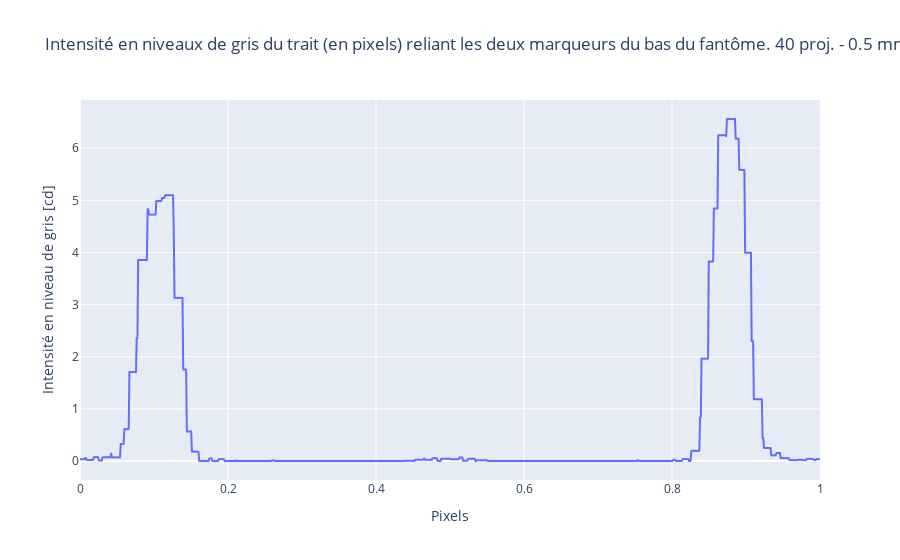

Notebook code for this chart:
### Code cell
df_data = pd.read_csv('3-40Proj_0.5mm_distance_marqueurs_bas.csv')

y_data = df_data.Value
y_data_liste = list(y_data)
x_data = df_data.Pixels
x_data_liste = list(x_data)

# normalisons
range_x = max(x_data_liste) - min(x_data_liste)

new_x = []
for i in range(len(x_data_liste)):
    new_x.append(x_data_liste[i]/range_x)

fig = px.line(df_data, x = new_x, y = 'Value', title='Intensité en niveaux de gris du trait (en pixels) reliant les deux marqueurs du bas du fantôme. 40 proj. - 0.5 mm', labels={"x":"Pixels", "Value":"Intensité en niveau de gris [cd]"})
fig.show()

y_data_200_1 = []
for i in range(200):
    y_data_200_1.append(y_data_liste[i])
y_max_1 = max(y_data_200_1)
print("le premier maximum est", y_max_1)

y_data_200_2 = []
for i in range(800,1000):
    y_data_200_2.append(y_data_liste[i])
y_max_2 = max(y_data_200_2)
print("le deuxième maximum est", y_max_2)

pos_x_max_1 = y_data_liste.index(y_max_1)
pos_x_max_2 = y_data_liste.index(y_max_2)

x_value_at_max_1 = x_data_liste[pos_x_max_1]/range_x
x_value_at_max_2 = x_data_liste[pos_x_max_2]/range_x

dist = x_value_at_max_2 - x_value_at_max_1
print("la distance entre les deux maximums est", dist, "pixels")
diff = abs(dist_reference - dist)
print("la différence avec la distance en 2D (la distance de référence) est", diff)

incertitude = 0.05/max(x_data_liste)
incertitude_distance = np.sqrt((incertitude**2) + (incertitude**2))
inc_diff_dist_avec_ref = np.sqrt((incertitude_distance**2) + (incertitude_distance_ref**2))
print(max(x_data_liste))
print("la nouvelle incertitude sur chaque mesure est", incertitude)
print("la nouvelle incertitude sur la distance est", incertitude_distance)
print("la nouvelle incertitude sur la différence de distance entre celle-ci et la distance en 2D (référence) est", inc_diff_dist_avec_ref)

### Figure 1 — Plotly figure (JSON) as saved in the notebook; plotly's stock layout.template omitted (floating-point values rounded to 4 significant figures; data arrays with more than 128 entries replaced by an {"elided": "..."} marker saying what was removed)
{"data": [{"hovertemplate": "Pixels=%{x}<br>Intensité en niveau de gris [cd]=%{y}<extra></extra>", "legendgroup": "", "line": {"color": "#636efa", "dash": "solid"}, "marker": {"symbol": "circle"}, "mode": "lines", "name": "", "showlegend": false, "type": "scattergl", "x": {"elided": "1019 float values"}, "xaxis": "x", "y": {"elided": "1019 float values"}, "yaxis": "y"}], "layout": {"legend": {"tracegroupgap": 0}, "title": {"text": "Intensité en niveaux de gris du trait (en pixels) reliant les deux marqueurs du bas du fantôme. 40 proj. - 0.5 mm"}, "xaxis": {"anchor": "y", "domain": [0, 1], "title": {"text": "Pixels"}}, "yaxis": {"anchor": "x", "domain": [0, 1], "title": {"text": "Intensité en niveau de gris [cd]"}}}}
